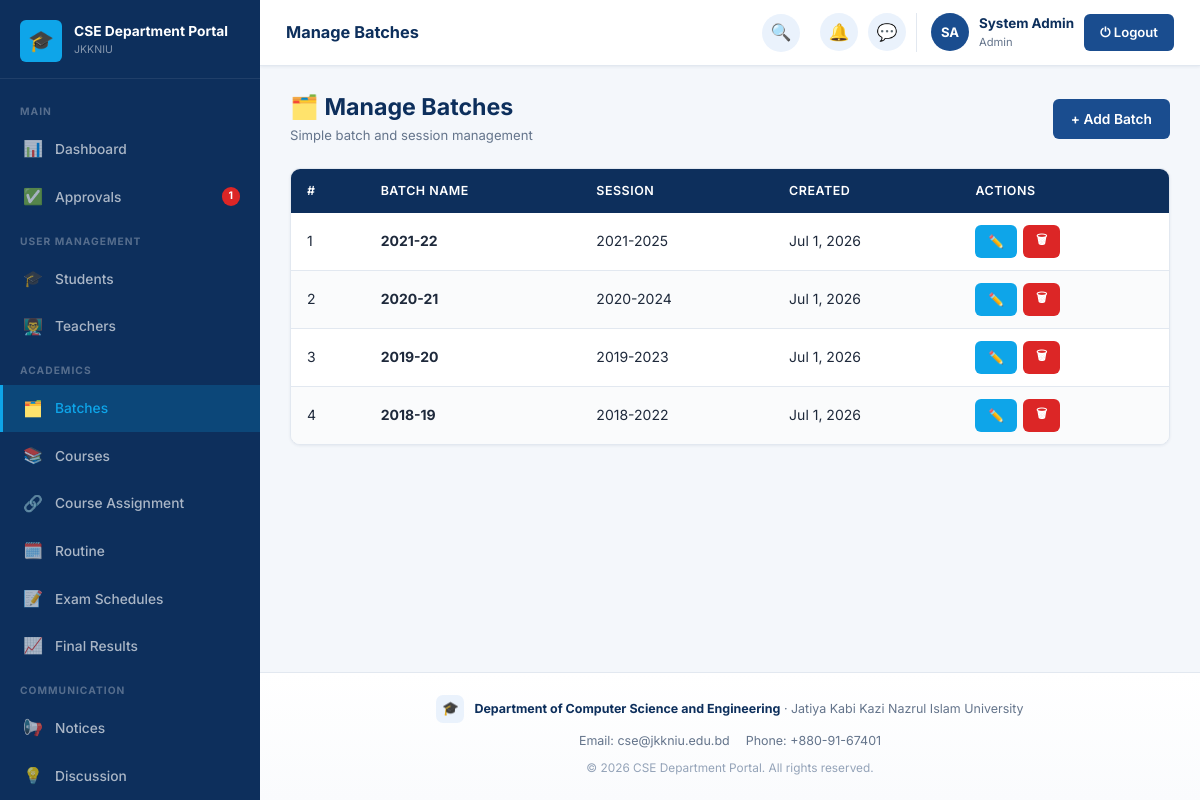
/admin/batches.php (signed in), run on the app's committed database.
### tables this page shows
CREATE TABLE settings (
    id INT AUTO_INCREMENT PRIMARY KEY,
    portal_name VARCHAR(150) NOT NULL DEFAULT 'CSE Department Portal',
    university_name VARCHAR(200) NOT NULL DEFAULT 'Jatiya Kabi Kazi Nazrul Islam University',
    department_name VARCHAR(200) NOT NULL DEFAULT 'Department of Computer Science and Engineering',
    description TEXT DEFAULT NULL,
    contact_info TEXT DEFAULT NULL,
    logo VARCHAR(255) DEFAULT NULL
);

CREATE TABLE batches (
    batch_id INT AUTO_INCREMENT PRIMARY KEY,
    batch_name VARCHAR(50) NOT NULL,
    session VARCHAR(20) NOT NULL,
    created_at TIMESTAMP DEFAULT CURRENT_TIMESTAMP
);

### app/classes/SettingsModel.php (called while the page is built, shortened)
<?php
class SettingsModel
{
    private PDO $db;
    public function __construct()
    {
        $this->db = Database::getInstance()->getConnection();
    }
    public function get(): array
    {
        $stmt = $this->db->query("SELECT * FROM settings ORDER BY id LIMIT 1");
        $row = $stmt->fetch();
        return $row;
    }
}

### app/classes/Database.php (called while the page is built, shortened)
<?php
class Database
{
    private static ?Database $instance = null;
    private PDO $connection;
    private function __construct()
    {
        $dsn = 'mysql:host=' . DB_HOST . ';dbname=' . DB_NAME . ';charset=' . DB_CHARSET;
        $options = [
            PDO::ATTR_ERRMODE            => PDO::ERRMODE_EXCEPTION,
            PDO::ATTR_DEFAULT_FETCH_MODE => PDO::FETCH_ASSOC,
            PDO::ATTR_EMULATE_PREPARES   => false,
        ];
        $this->connection = new PDO($dsn, DB_USER, DB_PASS, $options);
    }
    public static function getInstance(): Database
    {
        if (self::$instance === null) {
            self::$instance = new self();
        }
        return self::$instance;
    }
    public function getConnection(): PDO
    {
        return $this->connection;
    }
}

### config/config.php (called while the page is built, shortened)
<?php
spl_autoload_register(function ($class) {
    $paths = [
        ROOT_PATH . '/app/classes/' . $class . '.php',
        ROOT_PATH . '/app/models/' . $class . '.php',
        ROOT_PATH . '/app/controllers/' . $class . '.php',
    ];
    foreach ($paths as $path) {
        if (file_exists($path)) {
            return;
        }
    }
});

### app/classes/User.php (called while the page is built, shortened)
<?php
class User
{
    protected PDO $db;
    public function __construct()
    {
        $this->db = Database::getInstance()->getConnection();
    }
    public function getPendingUsers(): array
    {
        $stmt = $this->db->query("SELECT * FROM users WHERE status = 'pending' ORDER BY created_at DESC");
        return $stmt->fetchAll();
    }
}

### app/classes/ProfileRequestModel.php (called while the page is built, shortened)
<?php
class ProfileRequestModel
{
    private PDO $db;
    public function __construct()
    {
        $this->db = Database::getInstance()->getConnection();
    }
    public function countPending(): int
    {
        return (int) $this->db->query("SELECT COUNT(*) FROM profile_requests WHERE status='pending'")->fetchColumn();
    }
}

### app/classes/BatchModel.php (called while the page is built, shortened)
<?php
class BatchModel
{
    private PDO $db;
    public function __construct()
    {
        $this->db = Database::getInstance()->getConnection();
    }
    public function all(): array
    {
        $stmt = $this->db->query("SELECT * FROM batches ORDER BY batch_name DESC");
        return $stmt->fetchAll();
    }
}

### app/classes/Helper.php (called while the page is built, shortened)
<?php
class Helper
{
    public static function formatDate(string $datetime, string $format = 'M j, Y'): string
    {
        return date($format, strtotime($datetime));
    }
}

### admin/batches.php (the view, shortened to what this page needs)
<?php
require_once '../config/database.php';
$batchModel = new BatchModel();
$batches   = $batchModel->all();
$currentPage = 'Batches';
include '../includes/header.php';
?>
<div class="portal-layout">
<?php include '../includes/sidebar.php'; ?>
<div class="main-content">
<?php include '../includes/navbar.php'; ?>
<div class="page-content">
<div class="page-header">
    <div><h2>🗂️ Manage Batches</h2><div class="page-subtitle">Simple batch and session management</div></div>
    <a href="?action=add" class="btn btn-primary">+ Add Batch</a>
</div>
<div class="card">
<div class="card-body" style="padding:0">
<div class="table-wrapper">
<table>
    <thead><tr><th>#</th><th>Batch Name</th><th>Session</th><th>Created</th><th>Actions</th></tr></thead>
    <tbody>
    <?php if (empty($batches)): ?>
        <tr><td colspan="5" class="text-center" style="padding:40px;color:var(--text-muted)">No batches found.</td></tr>
    <?php else: foreach ($batches as $i => $b): ?>
    <tr>
        <td><?= $i+1 ?></td>
        <td><strong><?= htmlspecialchars($b['batch_name']) ?></strong></td>
        <td><?= htmlspecialchars($b['session']) ?></td>
        <td><?= Helper::formatDate($b['created_at']) ?></td>
        <td>
            <div style="display:flex;gap:6px">
                <a href="?edit=<?= $b['batch_id'] ?>" class="btn btn-sm btn-accent">✏️</a>
                <form method="POST" style="display:inline" onsubmit="return confirmAction('Delete this batch? Existing students/courses referencing it will be unlinked.')">
                    <button class="btn btn-sm btn-danger">🗑</button>
                </form>
            </div>
        </td>
    </tr>
    <?php endforeach; endif; ?>
    </tbody>
</table>
</div>
</div>
</div>
</div>
<?php include '../includes/footer.php'; ?>

### includes/sidebar.php (shortened to what this page needs)
<?php
$role         = $_SESSION['role'] ?? 'guest';
$currentPage  = $currentPage ?? '';
$sidebarClass = 'sidebar sidebar-' . $role;
$settingsModel = $settingsModel ?? new SettingsModel();
$settings      = $settings ?? $settingsModel->get();
function navItem($href, $icon, $label, $current, $badge = null) {
    $active = ($current === $label) ? ' active' : '';
    $badgeHtml = $badge ? '<span class="nav-badge">' . $badge . '</span>' : '';
    return '<a href="' . htmlspecialchars($href) . '" class="nav-item' . $active . '">
        <span class="nav-icon">' . $icon . '</span>
        <span>' . htmlspecialchars($label) . '</span>' . $badgeHtml . '
    </a>';
}
$pendingUsersCount  = 0;
$pendingReqCount    = 0;
if ($role === 'admin') {
    $userModel = new User();
    $pendingUsersCount = count($userModel->getPendingUsers());
    $prModel = new ProfileRequestModel();
    $pendingReqCount = $prModel->countPending();
}
$totalPendingBadge = ($pendingUsersCount + $pendingReqCount) ?: null;
?>
<aside class="<?= $sidebarClass ?>">
    <div class="sidebar-brand">
        <div class="brand-logo">
            <div class="brand-icon">
                <?php if (!empty($settings['logo'])): ?>
                    <img src="<?= UPLOAD_URL . htmlspecialchars($settings['logo']) ?>" alt="">
                <?php else: ?>🎓<?php endif; ?>
            </div>
            <div class="brand-text">
                <div class="brand-name"><?= htmlspecialchars($settings['portal_name'] ?? 'CSE Department Portal') ?></div>
                <div class="brand-univ">JKKNIU</div>
            </div>
        </div>
    </div>
    <nav class="sidebar-nav">
    <?php if ($role === 'admin'): ?>
        <div class="nav-section-label">Main</div>
        <?= navItem(BASE_URL.'admin/dashboard.php', '📊', 'Dashboard', $currentPage) ?>
        <?= navItem(BASE_URL.'admin/approvals.php', '✅', 'Approvals', $currentPage, $totalPendingBadge) ?>
        <div class="nav-section-label">User Management</div>
        <?= navItem(BASE_URL.'admin/students.php', '🎓', 'Students', $currentPage) ?>
        <?= navItem(BASE_URL.'admin/teachers.php', '👨‍🏫', 'Teachers', $currentPage) ?>
        <div class="nav-section-label">Academics</div>
        <?= navItem(BASE_URL.'admin/batches.php', '🗂️', 'Batches', $currentPage) ?>
        <?= navItem(BASE_URL.'admin/courses.php', '📚', 'Courses', $currentPage) ?>
        <?= navItem(BASE_URL.'admin/course_assignments.php', '🔗', 'Course Assignment', $currentPage) ?>
        <?= navItem(BASE_URL.'admin/routine.php', '🗓️', 'Routine', $currentPage) ?>
        <?= navItem(BASE_URL.'admin/exam_schedules.php', '📝', 'Exam Schedules', $currentPage) ?>
        <?= navItem(BASE_URL.'admin/results.php', '📈', 'Final Results', $currentPage) ?>
        <div class="nav-section-label">Communication</div>
        <?= navItem(BASE_URL.'admin/notices.php', '📢', 'Notices', $currentPage) ?>
        <?= navItem(BASE_URL.'admin/discussions.php', '💡', 'Discussion', $currentPage) ?>
    <?php endif; ?>
    </nav>
</aside>

### includes/footer.php (shortened to what this page needs)
    <footer class="portal-footer">
        <div class="footer-brand">
            <div class="footer-brand-icon">
                <?php if (!empty($settings['logo'])): ?>
                    <img src="<?= UPLOAD_URL . htmlspecialchars($settings['logo']) ?>" alt="">
                <?php else: ?>🎓<?php endif; ?>
            </div>
            <div class="footer-brand-text">
                <strong><?= htmlspecialchars($settings['department_name'] ?? 'Department of Computer Science and Engineering') ?></strong>
                &middot; <?= htmlspecialchars($settings['university_name'] ?? 'JKKNIU') ?>
            </div>
        </div>
        <?php if (!empty($settings['contact_info'])): ?>
        <div class="footer-contact">
            <?php foreach (explode('|', $settings['contact_info']) as $part): ?>
                <span><?= htmlspecialchars(trim($part)) ?></span>
            <?php endforeach; ?>
        </div>
        <?php endif; ?>
        <div class="footer-copyright">
            &copy; <?= date('Y') ?> <?= htmlspecialchars($settings['portal_name'] ?? 'CSE Department Portal') ?>. All rights reserved.
        </div>
    </footer>
</body>
</html>

### assets/css/dashboard.css (style rules this page uses)
.sidebar-admin .nav-item.active { background: rgba(14,165,233,0.20); color: #0ea5e9; border-left-color: #0ea5e9; }

### data on the page
settings: portal_name "CSE Department Portal", department_name "Department of Computer Science and Engineering", university_name "Jatiya Kabi Kazi Nazrul Islam University", contact_info "Email: cse@jkkniu.edu.bd", contact_info "Phone: +880-91-67401"
batches: batch_name "2021-22", session "2021-2025", created_at "Jul 1, 2026"
batches: batch_name "2020-21", session "2020-2024", created_at "Jul 1, 2026"
batches: batch_name "2019-20", session "2019-2023", created_at "Jul 1, 2026"
batches: batch_name "2018-19", session "2018-2022", created_at "Jul 1, 2026"

### other printed values
$icon "📊 ✅ 🎓 👨‍🏫 🗂️ 📚 🔗 🗓️ 📝 📈 📢 💡"
$label "Dashboard Approvals Students Teachers Batches Courses Course Assignment Routine Exam Schedules Final Results Notices Discussion"
$badge "1"
$pageTitle "Manage Batches"
$initials "SA"
$userName "System Admin"
$role "Admin"
